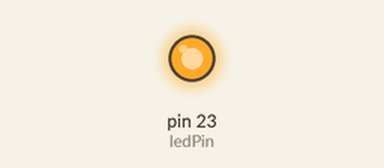
This sketch was run on a simulated Arduino Mega 2560, built with avr-gcc and run on an emulated ATmega2560. Parts: output pins drawn as LEDs (lit = HIGH).

Above: at 0.2 s.
At 8.12 s:
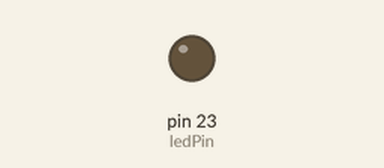
Timing chart, 0 to 8.6 s (numbered marks = the images above):
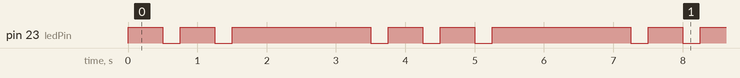

The sketch:

01-LEDBlink.ino
```cpp
const int ledPin = 23;

void setup()
{
  pinMode(ledPin, OUTPUT);
}

void loop()
{

  digitalWrite(ledPin, HIGH);
  delay(500);

  digitalWrite(ledPin, LOW);
  delay(250);

  digitalWrite(ledPin, HIGH);
  delay(500);

  digitalWrite(ledPin, LOW);
  delay(250);

  digitalWrite(ledPin, HIGH);
  delay(2000);
  digitalWrite(ledPin, LOW);
  delay(250);
}
```

Measured:
- by itself, pin 23 (ledPin): repeats every 3.8 s: LOW 0.25 s, HIGH 0.50 s, LOW 0.25 s, HIGH 2.0 s, LOW 0.25 s, HIGH 0.50 s
- by itself, everything shown: repeats every 3.8 s, in 6 steps
